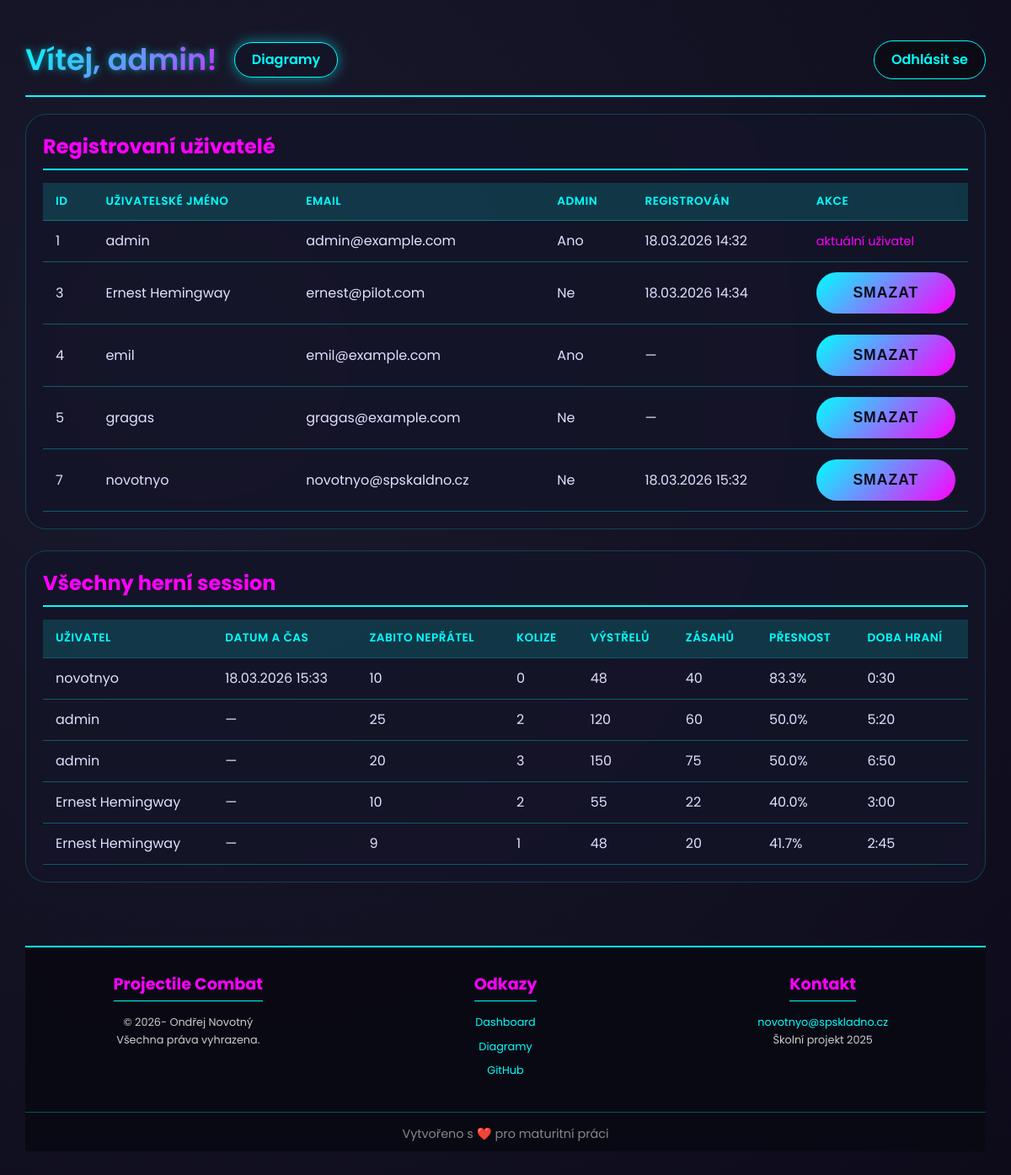
Screenshot of / (signed in) with the database file from the repository.
### web/stranka/app.py (models this page shows)
class User(db.Model, UserMixin):
    id                = db.Column(db.Integer, primary_key=True)
    username          = db.Column(db.String(50),  unique=True, nullable=False)  # Unikátní přihlašovací jméno
    email             = db.Column(db.String(150), unique=True, nullable=False)  # Unikátní e-mail
    password          = db.Column(db.String(150), nullable=False)               # Bcrypt hash hesla
    created_at        = db.Column(db.DateTime, default=datetime.utcnow)         # Čas registrace
    is_admin          = db.Column(db.Boolean, default=False)                    # Admin flag
    enemies_killed    = db.Column(db.Integer, default=0)   # Kumulativní počet zabitých nepřátel
    player_collisions = db.Column(db.Integer, default=0)   # Kumulativní počet kolizí
    projectiles_fired = db.Column(db.Integer, default=0)   # Kumulativní počet výstřelů
    projectiles_hit   = db.Column(db.Integer, default=0)   # Kumulativní počet zásahů
    time_played       = db.Column(db.Float,   default=0.0) # Celkový čas hraní v sekundách

class GameSession(db.Model):
    id                = db.Column(db.Integer, primary_key=True)
    user_id           = db.Column(
        db.Integer,
        db.ForeignKey('user.id', ondelete='CASCADE'),  # CASCADE: smazání usera smaže i jeho session
        nullable=False
    )
    timestamp         = db.Column(db.DateTime, default=datetime.utcnow)  # Čas začátku hry
    enemies_killed    = db.Column(db.Integer, default=0)
    player_collisions = db.Column(db.Integer, default=0)
    projectiles_fired = db.Column(db.Integer, default=0)
    projectiles_hit   = db.Column(db.Integer, default=0)
    time_played       = db.Column(db.Float,   default=0.0)  # Délka hry v sekundách
    user = db.relationship(
        'User',
        backref=db.backref('sessions', lazy=True, cascade='all, delete-orphan')
    )

### web/stranka/app.py (the view, shortened to what this page needs)
@app.route("/")
def dashboard():
    if current_user.is_authenticated:
        users = User.query.all()
        if current_user.is_admin:
            sessions   = (db.session.query(GameSession, User)
                          .join(User, GameSession.user_id == User.id)
                          .order_by(GameSession.timestamp.desc()).all())
            best_stats = None  # Admin nepotřebuje osobní rekordy
    else:
        users = []; sessions = []; best_stats = None
    return render_template(
        "dashboard.html",
        users        = users,
        sessions     = sessions,
        best_stats   = best_stats,
        achievements = Achievement.query.all() if current_user.is_authenticated else []
    )

### web/stranka/app.py (called while the page is built)
@login_manager.user_loader
def load_user(user_id: str) -> User:
    return User.query.get(int(user_id))

### web/stranka/templates/dashboard.html (shortened to what this page needs)
<!DOCTYPE html>
<html lang="cs">
<head>
    <link rel="stylesheet" href="{{ url_for('static', filename='style.css') }}">
</head>
<body>
<div class="container">
    <header>
        <div style="display: flex; align-items: center; gap: 20px;">
            <h1>
                {% if current_user.is_authenticated %}
                    Vítej, {{ current_user.username }}!
                {% else %}
                    Vítej, hoste!
                {% endif %}
            </h1>
            <a href="{{ url_for('diagrams') }}" class="nav-link">Diagramy</a>
        </div>
        {% if current_user.is_authenticated %}
            <a href="{{ url_for('logout') }}" class="account-dropdown">Odhlásit se</a>
        {% endif %}
    </header>
    {% if current_user.is_authenticated and current_user.is_admin %}
        <div class="admin-table">
            <h2>Registrovaní uživatelé</h2>
            <div class="admin-table-container">
                <table class="sortable">
                    <thead>
                        <tr>
                            <th data-sort="number">ID</th>
                            <th data-sort="string">Uživatelské jméno</th>
                            <th data-sort="string">Email</th>
                            <th data-sort="string">Admin</th>
                            <th data-sort="date">Registrován</th>
                            <th>Akce</th>
                        </tr>
                    </thead>
                    <tbody>
                        {% for user in users %}
                        <tr>
                            <td data-label="ID">{{ user.id }}</td>
                            <td data-label="Uživatelské jméno">{{ user.username }}</td>
                            <td data-label="Email">{{ user.email }}</td>
                            <td data-label="Admin">{{ "Ano" if user.is_admin else "Ne" }}</td>
                            <td data-label="Registrován" data-sort-value="{{ user.created_at.timestamp() if user.created_at else 0 }}">
                                {{ user.created_at.strftime("%d.%m.%Y %H:%M") if user.created_at else "—" }}
                            </td>
                            <td data-label="Akce">
                                {% if user.id != current_user.id %}
                                <form method="POST" action="{{ url_for('delete_user', user_id=user.id) }}"
                                      onsubmit="return confirm('Opravdu smazat tohoto uživatele?');">
                                    <button type="submit" class="delete-btn">Smazat</button>
                                </form>
                                {% else %}
                                    <em>aktuální uživatel</em>
                                {% endif %}
                            </td>
                        </tr>
                        {% endfor %}
                    </tbody>
                </table>
            </div>
        </div>
        <div class="admin-table">
            <h2>Všechny herní session</h2>
            <div class="admin-table-container">
                <table class="sortable">
                    <thead>
                        <tr>
                            <th data-sort="string">Uživatel</th>
                            <th data-sort="date">Datum a čas</th>
                            <th data-sort="number">Zabito nepřátel</th>
                            <th data-sort="number">Kolize</th>
                            <th data-sort="number">Výstřelů</th>
                            <th data-sort="number">Zásahů</th>
                            <th data-sort="number">Přesnost</th>
                            <th data-sort="number">Doba hraní</th>
                        </tr>
                    </thead>
                    <tbody>
                        {% for session, user in sessions %}
                        <tr>
                            <td data-label="Uživatel">{{ user.username }}</td>
                            <td data-label="Datum a čas" data-sort-value="{{ session.timestamp.timestamp() if session.timestamp else 0 }}">
                                {{ session.timestamp.strftime("%d.%m.%Y %H:%M") if session.timestamp else "—" }}
                            </td>
                            <td data-label="Zabito nepřátel">{{ session.enemies_killed }}</td>
                            <td data-label="Kolize">{{ session.player_collisions }}</td>
                            <td data-label="Výstřelů">{{ session.projectiles_fired }}</td>
                            <td data-label="Zásahů">{{ session.projectiles_hit }}</td>
                            <td data-label="Přesnost" data-sort-value="{{ (session.projectiles_hit / session.projectiles_fired * 100) if session.projectiles_fired > 0 else 0 }}">
                                {% if session.projectiles_fired > 0 %}
                                    {{ (session.projectiles_hit / session.projectiles_fired * 100) | round(1) }}%
                                {% else %}
                                    0%
                                {% endif %}
                            </td>
                            <td data-label="Doba hraní" data-sort-value="{{ session.time_played }}">
                                {% set minutes = (session.time_played // 60) | int %}
                                {% set seconds = (session.time_played % 60) | int %}
                                {{ minutes }}:{{ '%02d' % seconds }}
                            </td>
                        </tr>
                        {% endfor %}
                    </tbody>
                </table>
            </div>
        </div>
    {% endif %}
      <footer>
        <div class="footer-content">
          <div class="footer-section">
            <h4>Projectile Combat</h4>
            <p>&copy; 2026- Ondřej Novotný</p>
            <p>Všechna práva vyhrazena.</p>
          </div>
          <div class="footer-section">
            <h4>Odkazy</h4>
            <ul>
              <li><a href="{{ url_for('dashboard') }}">Dashboard</a></li>
              <li><a href="{{ url_for('diagrams') }}">Diagramy</a></li>
              <li>
                <a
                  href="https://github.com/Ondrej06/marutita_projekt.git"
                  target="_blank"
                  >GitHub</a
                >
              </li>
            </ul>
          </div>
          <div class="footer-section">
            <h4>Kontakt</h4>
            <p>
              <a href="mailto:novotnyo@spskladno.cz">novotnyo@spskladno.cz</a>
            </p>
            <p>Školní projekt 2025</p>
          </div>
        </div>
        <div class="footer-bottom">
          <p>Vytvořeno s ❤️ pro maturitní práci</p>
        </div>
      </footer>
</div>
</body>
</html>

### web/stranka/static/style.css (style rules this page uses)
* { margin: 0; padding: 0; box-sizing: border-box; }
body { font-family: "Poppins", "Segoe UI", sans-serif; background: radial-gradient(circle at 20% 30%, #1a1a2e, #0d0b1a); color: #e0e0ff; min-height: 100vh; line-height: 1.5; }
.container { max-width: 100%; margin: 0 auto; padding: 15px; display: flex; flex-direction: column; min-height: 100vh; }
header { display: flex; flex-direction: column; align-items: center; gap: 15px; padding: 15px 0; margin-bottom: 20px; border-bottom: 2px solid #00ffff; text-align: center; }
h1 { font-size: 1.8rem; font-weight: 600; background: linear-gradient(135deg, #00ffff, #ff00ff); -webkit-background-clip: text; background-clip: text; -webkit-text-fill-color: transparent; text-shadow: 0 0 8px rgba(0, 255, 255, 0.5); }
.account-dropdown { position: relative; display: inline-block; background: rgba(10, 10, 20, 0.9); color: #00ffff; padding: 10px 20px; border-radius: 30px; border: 1px solid #00ffff; cursor: pointer; text-decoration: none; font-weight: 600; font-size: 1rem; transition: 0.3s; width: 100%; max-width: 200px; text-align: center; }
table { width: 100%; border-collapse: collapse; min-width: 600px; }
th, td { padding: 12px 15px; text-align: left; border-bottom: 1px solid rgba(0, 255, 255, 0.3); }
th { background: rgba(0, 255, 255, 0.15); color: #00ffff; font-weight: 600; font-size: 0.85rem; text-transform: uppercase; letter-spacing: 0.5px; }
.delete-btn { background: linear-gradient(135deg, #ff0066, #ff00ff); color: white; border: none; padding: 6px 12px; border-radius: 20px; cursor: pointer; font-weight: 600; font-size: 0.8rem; transition: 0.3s; }
.admin-table { background: rgba(20, 20, 40, 0.8); backdrop-filter: blur(5px); border-radius: 25px; padding: 20px; margin-bottom: 25px; border: 1px solid rgba(0, 255, 255, 0.2); }
.admin-table h2 { color: #ff00ff; margin-bottom: 15px; border-bottom: 2px solid #00ffff; padding-bottom: 8px; font-size: 1.5rem; }
footer { text-align: center; padding: 20px 0; margin-top: auto; border-top: 2px solid rgba(0, 255, 255, 0.3); color: #aaa; font-size: 0.8rem; }
footer a { color: #ff00ff; text-decoration: none; }
form { display: flex; flex-direction: column; gap: 18px; }
button[type="submit"] { padding: 14px; background: linear-gradient(135deg, #00ffff, #ff00ff); border: none; border-radius: 40px; color: #0d0b1a; font-weight: 700; font-size: 1.1rem; cursor: pointer; transition: 0.3s; text-transform: uppercase; letter-spacing: 1px; }
@media (min-width: 768px) { .container { padding: 25px; } }
@media (min-width: 768px) { header { flex-direction: row; justify-content: space-between; text-align: left; } }
@media (min-width: 768px) { h1 { font-size: 2.2rem; } }
@media (min-width: 768px) { .account-dropdown { width: auto; } }
@media (min-width: 1024px) { .container { padding: 30px; } }
em { color: #ff00ff; font-style: normal; font-size: 0.9rem; }
.nav-link { background: rgba(20, 20, 40, 0.8); backdrop-filter: blur(10px); color: #00ffff; padding: 8px 20px; border-radius: 40px; border: 1px solid #00ffff; text-decoration: none; font-weight: 600; transition: all 0.3s ease; box-shadow: 0 0 15px rgba(0, 255, 255, 0.5); margin-right: 15px; font-size: 1rem; display: inline-block; }
footer { background: rgba(10, 10, 20, 0.95); backdrop-filter: blur(10px); border-top: 2px solid #00ffff; padding: 30px 0 10px 0; margin-top: 50px; }
.footer-content { display: grid; grid-template-columns: repeat(3, 1fr); gap: 30px; max-width: 1200px; margin: 0 auto; padding: 0 20px; }
.footer-section h4 { color: #ff00ff; margin-bottom: 15px; font-size: 1.2rem; border-bottom: 1px solid #00ffff; padding-bottom: 5px; display: inline-block; }
.footer-section p, .footer-section ul { color: #ccc; line-height: 1.6; }
.footer-section ul { list-style: none; padding: 0; }
.footer-section li { margin-bottom: 8px; }
.footer-section a { color: #00ffff; text-decoration: none; transition: 0.3s; }
.footer-bottom { text-align: center; margin-top: 30px; padding-top: 15px; border-top: 1px solid rgba(0, 255, 255, 0.3); color: #888; font-size: 0.9rem; }

### rows the page displays
User: username "admin", id "1", email "admin@example.com", is_admin "Ano", created_at "18.03.2026 14:32", shows "aktuální uživatel"
User: id "3", username "Ernest Hemingway", email "ernest@pilot.com", is_admin "Ne", created_at "18.03.2026 14:34"
User: id "4", username "emil", email "emil@example.com", is_admin "Ano", created_at "—"
User: id "5", username "gragas", email "gragas@example.com", is_admin "Ne", created_at "—"
User: id "7", username "novotnyo", email "novotnyo@spskaldno.cz", is_admin "Ne", created_at "18.03.2026 15:32"
GameSession: username "novotnyo", timestamp "18.03.2026 15:33", enemies_killed "10", player_collisions "0", projectiles_fired "48", projectiles_hit "40", projectiles_hit+projectiles_fired "83.3", {{ session.time_played }} 30.487 (drawn), seconds "30"
GameSession: username "admin", timestamp "—", enemies_killed "25", player_collisions "2", projectiles_fired "120", projectiles_hit "60", projectiles_hit+projectiles_fired "50.0", {{ session.time_played }} 320.5 (drawn), minutes "5", seconds "20"
GameSession: username "admin", timestamp "—", enemies_killed "20", player_collisions "3", projectiles_fired "150", projectiles_hit "75", projectiles_hit+projectiles_fired "50.0", {{ session.time_played }} 410.2 (drawn), minutes "6", seconds "50"
GameSession: username "Ernest Hemingway", timestamp "—", enemies_killed "10", player_collisions "2", projectiles_fired "55", projectiles_hit "22", projectiles_hit+projectiles_fired "40.0", {{ session.time_played }} 180.5 (drawn), user "3", seconds "00"
GameSession: username "Ernest Hemingway", timestamp "—", enemies_killed "9", player_collisions "1", projectiles_fired "48", projectiles_hit "20", projectiles_hit+projectiles_fired "41.7", {{ session.time_played }} 165.9 (drawn), minutes "2", seconds "45"
